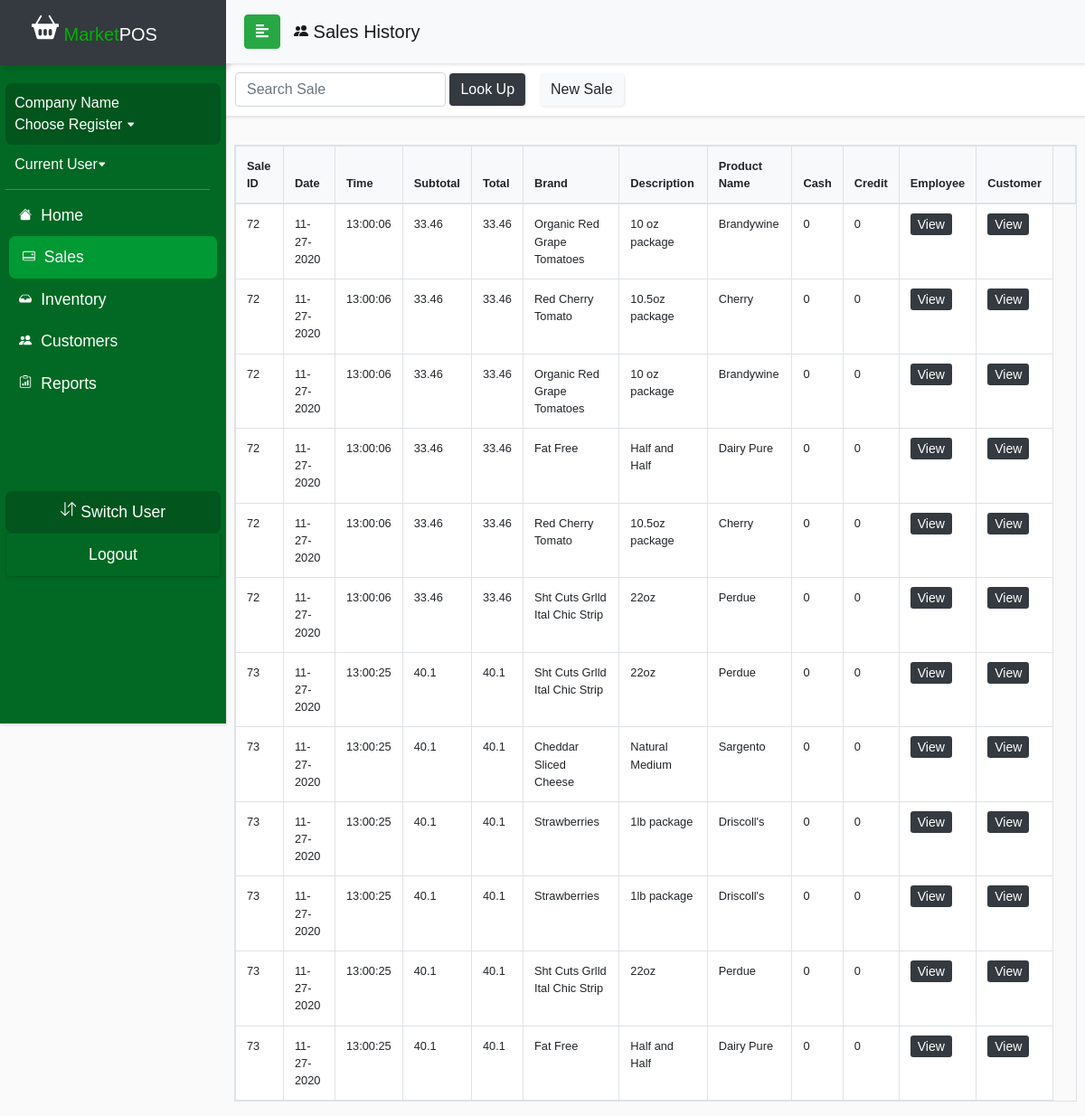
Page /currentDraft/saleshistory.php on the earlier database version.
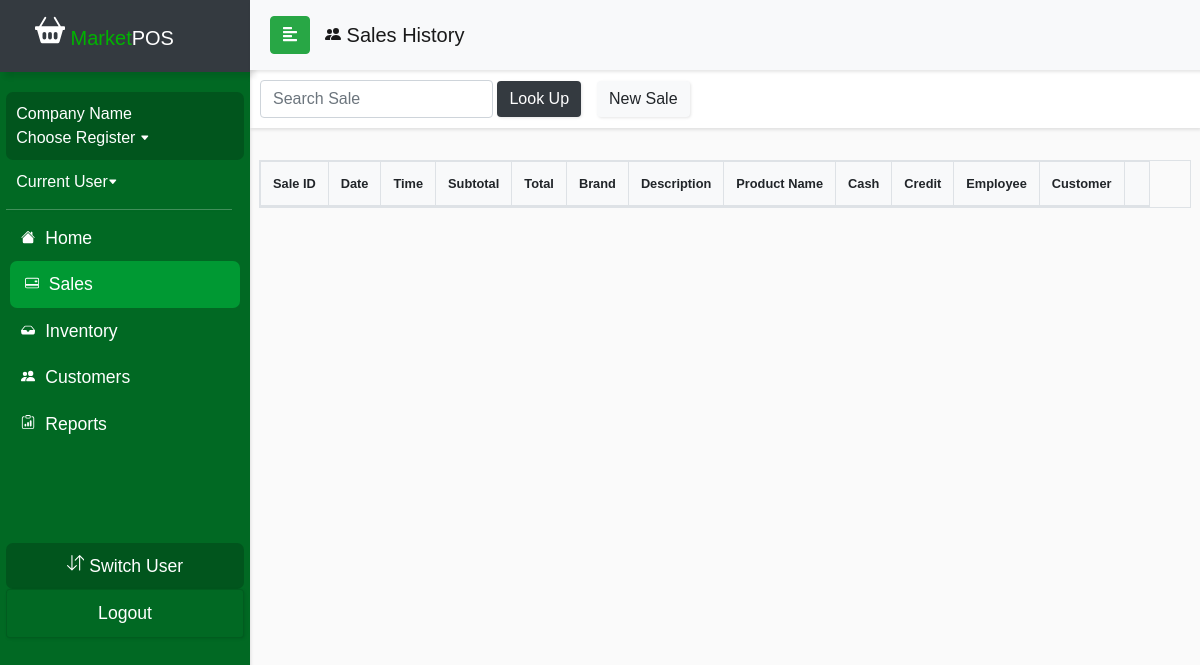
Same page on the later database version.
### tables this page shows
CREATE TABLE `ticket_system` (
  `ticket_id` int(11) NOT NULL,
  `date` date DEFAULT NULL,
  `company_name` varchar(50) DEFAULT NULL,
  `time` time DEFAULT NULL,
  `quantity` int(11) DEFAULT NULL,
  `subtotal` float DEFAULT NULL,
  `total` float DEFAULT NULL,
  `discount` float DEFAULT NULL,
  `tax` float DEFAULT NULL,
  `tax_rate` float DEFAULT NULL,
  `cash` float DEFAULT NULL,
  `credit` float DEFAULT NULL,
  `cart_purchase` tinyint(1) DEFAULT NULL,
  `customer_id` int(11) DEFAULT NULL,
  `employee_id` int(11) DEFAULT NULL
);

CREATE TABLE `product_inventory` (
  `product_id` int(11) NOT NULL,
  `brand` varchar(50) NOT NULL,
  `description` varchar(50) NOT NULL,
  `productName` varchar(50) NOT NULL,
  `productType` varchar(50) NOT NULL,
  `productSubType` varchar(50) NOT NULL,
  `unit_price` float NOT NULL,
  `cost` float NOT NULL,
  `in_stock` int(11) NOT NULL,
  `vendor_id` int(11) DEFAULT NULL
);

### currentDraft/saleshistory.php (the view, shortened to what the changed rows need)
<?php
include_once('config.php');
$query = "SELECT ticket_system.*, product_inventory.*, item_list.* FROM ticket_system
          LEFT JOIN cart_inprogress ON ticket_system.ticket_id=cart_inprogress.CID LEFT JOIN item_list ON
          cart_inprogress.CID=item_list.CID LEFT JOIN product_inventory ON item_list.product_id=product_inventory.product_id";
$result = mysqli_query($conn, $query);
?>
<!DOCTYPE html>
<html>
<head>
  <link rel="stylesheet" href="css/bootstrap.min.css">
  <link rel="stylesheet" href="userStyle2.css">
  <link rel="stylesheet" href="css/jquery.mCustomScrollbar.min.css">
</head>
<body>
  <nav id="sidebar">
    <div class="sidebar-header bg-dark">
      <h1><span><a class="navbar-brand relative-top" href="indexDraft.php">
            <span style="color: #00b300"> Market</span>POS</a></h1>
    </div>
  </nav>
  <div id="content">
    <div class="wrapper mt-3">
      <div class="row px-4 justify-content-center">
        <table class="table table-bordered table-hover mt-3 table-responsive" style="font-size:80%;">
          <thead class="bg-light">
          <tr>
              <th> Sale ID </th>
              <th> Date </th>
              <th> Time </th>
              <th> Subtotal </th>
              <th> Total</th>
              <th> Brand</th>
              <th> Description </th>
              <th> Product Name </th>
              <th> Cash </th>
              <th> Credit </th>
              <th> Employee </th>
              <th> Customer </th>
              <th> </th>
            </tr>
          </thead>
          <tbody class="bg-white">
            <?php
            if (isset($_POST['submit-search'])) {
              $search = mysqli_real_escape_string($conn, $_POST['sale']);
              $query = "SELECT ticket_system.*, product_inventory.*, item_list.* FROM ticket_system
                        LEFT JOIN cart_inprogress ON ticket_system.ticket_id=cart_inprogress.CID LEFT JOIN item_list ON
                        cart_inprogress.CID=item_list.CID LEFT JOIN product_inventory ON item_list.product_id=product_inventory.product_id WHERE ticket_system.ticket_id LIKE '%$search%'";
                $result = mysqli_query($conn, $query);
                $queryResults = mysqli_num_rows($result);
              if ($queryResults > 0) {
                echo "<div class='row mt-3'>There are $queryResults results matching your search</div><br>";
                while ($row = mysqli_fetch_assoc($result)) {
                  echo "<tr><td>" . $row['ticket_id'] . "</td><td>"
                    . date('m-d-Y', strtotime($row['date'])) . "</td><td>" . $row['time'] . "</td><td>" . $row['subtotal'] . "</td><td>"
                    . $row['total'] . "</td><td>" . $row['brand'] . "</td><td>" . $row['description'] . "</td><td>" . $row['productName'] . "</td><td>"
                    . $row['cash'] . "</td><td>" . $row['credit'] . "</td><td><a class='btn-sm btn-dark' role='button' href='employeeDetail.php?Empl="
                    . $row['employee_id'] . "'>View</a></td><td><a class='btn-sm btn-dark' role='button' href='customerDetail.php?Detail="
                    . $row['customer_id'] . "'>View</a></td></tr>";
                }
              } else {
                echo "<div class='row mt-3'>There are no results matching your search</div>";
              }
            } else {
              while ($row = mysqli_fetch_assoc($result)) {
                echo "<tr><td>" . $row['ticket_id'] . "</td><td>"
                    . date('m-d-Y', strtotime($row['date'])) . "</td><td>" . $row['time'] . "</td><td>" . $row['subtotal'] . "</td><td>"
                    . $row['total'] . "</td><td>" . $row['brand'] . "</td><td>" . $row['description'] . "</td><td>" . $row['productName'] . "</td><td>"
                    . $row['cash'] . "</td><td>" . $row['credit'] . "</td><td><a class='btn-sm btn-dark' role='button' href='employeeDetail.php?Empl="
                    . $row['employee_id'] . "'>View</a></td><td><a class='btn-sm btn-dark' role='button' href='customerDetail.php?Detail="
                    . $row['customer_id'] . "'>View</a></td></tr>";
                }
            }
            ?>
          </tbody>
        </table>
      </div>
    </div>
</body>
</html>

Differences in the rows shown:
removed ticket_system: ticket_id "72", date "11-27-2020", time "13:00:06", subtotal "33.46", total "33.46", product_inventory.brand "Organic Red Grape Tomatoes", product_inventory.description "10 oz package", product_inventory.productName "Brandywine", cash "0", credit "0", product_inventory.brand "Red Cherry Tomato", product_inventory.description "10.5oz package", product_inventory.productName "Cherry", product_inventory.brand "Fat Free", product_inventory.description "Half and Half", product_inventory.productName "Dairy Pure", product_inventory.brand "Sht Cuts Grlld Ital Chic Strip", product_inventory.description "22oz", product_inventory.productName "Perdue"
removed ticket_system: ticket_id "73", date "11-27-2020", time "13:00:25", subtotal "40.1", total "40.1", product_inventory.brand "Sht Cuts Grlld Ital Chic Strip", product_inventory.description "22oz", product_inventory.productName "Perdue", cash "0", credit "0", product_inventory.brand "Cheddar Sliced Cheese", product_inventory.description "Natural Medium", product_inventory.productName "Sargento", product_inventory.brand "Strawberries", product_inventory.description "1lb package", product_inventory.productName "Driscoll's", product_inventory.brand "Fat Free", product_inventory.description "Half and Half", product_inventory.productName "Dairy Pure"
